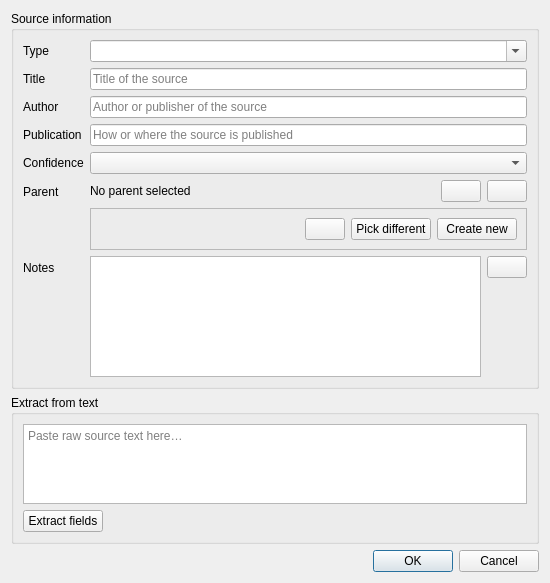
<?xml version="1.0" encoding="UTF-8"?>
<ui version="4.0">
 <class>SourceEditorForm</class>
 <widget class="QDialog" name="SourceEditorForm">
  <property name="geometry">
   <rect>
    <x>0</x>
    <y>0</y>
    <width>550</width>
    <height>583</height>
   </rect>
  </property>
  <property name="windowTitle">
   <string>Form</string>
  </property>
  <layout class="QVBoxLayout" name="verticalLayout">
   <item>
    <widget class="QGroupBox" name="groupBox_2">
     <property name="sizePolicy">
      <sizepolicy hsizetype="Preferred" vsizetype="Preferred">
       <horstretch>0</horstretch>
       <verstretch>1</verstretch>
      </sizepolicy>
     </property>
     <property name="title">
      <string>Source information</string>
     </property>
     <property name="flat">
      <bool>false</bool>
     </property>
     <property name="checkable">
      <bool>false</bool>
     </property>
     <layout class="QFormLayout" name="formLayout_2">
      <item row="0" column="0">
       <widget class="QLabel" name="sourceTypeLabel">
        <property name="text">
         <string>Type</string>
        </property>
        <property name="buddy">
         <cstring>sourceTypeComboBox</cstring>
        </property>
       </widget>
      </item>
      <item row="0" column="1">
       <widget class="QComboBox" name="sourceTypeComboBox">
        <property name="editable">
         <bool>true</bool>
        </property>
       </widget>
      </item>
      <item row="3" column="0">
       <widget class="QLabel" name="sourcePublicationLabel">
        <property name="text">
         <string>Publication</string>
        </property>
        <property name="buddy">
         <cstring>sourcePublicationEdit</cstring>
        </property>
       </widget>
      </item>
      <item row="6" column="0">
       <widget class="QLabel" name="noteEditLabel">
        <property name="text">
         <string>Notes</string>
        </property>
        <property name="buddy">
         <cstring>noteEdit</cstring>
        </property>
       </widget>
      </item>
      <item row="6" column="1">
       <layout class="QHBoxLayout" name="horizontalLayout2" stretch="0,0">
        <item>
         <widget class="KRichTextEdit" name="noteEdit"/>
        </item>
        <item alignment="Qt::AlignmentFlag::AlignTop">
         <widget class="QPushButton" name="noteEditButton">
          <property name="text">
           <string/>
          </property>
          <property name="icon">
           <iconset theme="edit-entry"/>
          </property>
         </widget>
        </item>
       </layout>
      </item>
      <item row="1" column="0">
       <widget class="QLabel" name="sourceTitleLabel">
        <property name="text">
         <string>Title</string>
        </property>
        <property name="buddy">
         <cstring>sourcetTitleEdit</cstring>
        </property>
       </widget>
      </item>
      <item row="1" column="1">
       <widget class="QLineEdit" name="sourcetTitleEdit">
        <property name="placeholderText">
         <string>Title of the source</string>
        </property>
       </widget>
      </item>
      <item row="2" column="0">
       <widget class="QLabel" name="sourceAuthorLabel">
        <property name="text">
         <string>Author</string>
        </property>
        <property name="buddy">
         <cstring>sourceAuthorEdit</cstring>
        </property>
       </widget>
      </item>
      <item row="2" column="1">
       <widget class="QLineEdit" name="sourceAuthorEdit">
        <property name="placeholderText">
         <string>Author or publisher of the source</string>
        </property>
       </widget>
      </item>
      <item row="4" column="0">
       <widget class="QLabel" name="sourceConfidenceLabel">
        <property name="text">
         <string>Confidence</string>
        </property>
       </widget>
      </item>
      <item row="4" column="1">
       <widget class="QComboBox" name="sourceConfidenceCombobox"/>
      </item>
      <item row="5" column="0">
       <widget class="QLabel" name="label">
        <property name="text">
         <string>Parent</string>
        </property>
       </widget>
      </item>
      <item row="5" column="1">
       <layout class="QVBoxLayout" name="verticalLayout_2">
        <item>
         <layout class="QHBoxLayout" name="horizontalLayout_2">
          <item>
           <widget class="QLabel" name="sourceParentDisplay">
            <property name="sizePolicy">
             <sizepolicy hsizetype="Expanding" vsizetype="Preferred">
              <horstretch>0</horstretch>
              <verstretch>0</verstretch>
             </sizepolicy>
            </property>
            <property name="text">
             <string>No parent selected</string>
            </property>
           </widget>
          </item>
          <item>
           <widget class="QPushButton" name="sourceParentAdd">
            <property name="text">
             <string/>
            </property>
            <property name="icon">
             <iconset theme="QIcon::ThemeIcon::ListAdd"/>
            </property>
           </widget>
          </item>
          <item>
           <widget class="QPushButton" name="sourceParentPickButton">
            <property name="text">
             <string/>
            </property>
            <property name="icon">
             <iconset theme="QIcon::ThemeIcon::InsertLink"/>
            </property>
           </widget>
          </item>
         </layout>
        </item>
        <item>
         <widget class="QFrame" name="parentSuggestionFrame">
          <property name="visible">
           <bool>false</bool>
          </property>
          <property name="frameShape">
           <enum>QFrame::Shape::StyledPanel</enum>
          </property>
          <layout class="QHBoxLayout" name="parentSuggestionLayout">
           <item>
            <widget class="QLabel" name="parentSuggestionIconLabel">
             <property name="text">
              <string/>
             </property>
            </widget>
           </item>
           <item>
            <widget class="QLabel" name="parentSuggestionLabel">
             <property name="sizePolicy">
              <sizepolicy hsizetype="Expanding" vsizetype="Preferred">
               <horstretch>0</horstretch>
               <verstretch>0</verstretch>
              </sizepolicy>
             </property>
             <property name="text">
              <string/>
             </property>
            </widget>
           </item>
           <item>
            <widget class="QPushButton" name="parentSuggestionUseButton">
             <property name="text">
              <string/>
             </property>
             <property name="icon">
              <iconset theme="dialog-ok-apply"/>
             </property>
            </widget>
           </item>
           <item>
            <widget class="QPushButton" name="parentSuggestionPickButton">
             <property name="text">
              <string>Pick different</string>
             </property>
            </widget>
           </item>
           <item>
            <widget class="QPushButton" name="parentSuggestionCreateButton">
             <property name="text">
              <string>Create new</string>
             </property>
            </widget>
           </item>
          </layout>
         </widget>
        </item>
       </layout>
      </item>
      <item row="3" column="1">
       <widget class="QLineEdit" name="sourcePublicationEdit">
        <property name="placeholderText">
         <string>How or where the source is published</string>
        </property>
       </widget>
      </item>
     </layout>
    </widget>
   </item>
   <item>
    <widget class="QGroupBox" name="aiGroup">
     <property name="title">
      <string>Extract from text</string>
     </property>
     <property name="flat">
      <bool>false</bool>
     </property>
     <property name="checkable">
      <bool>false</bool>
     </property>
     <layout class="QVBoxLayout" name="aiGroupLayout">
      <item>
       <widget class="QPlainTextEdit" name="rawTextEdit">
        <property name="minimumSize">
         <size>
          <width>0</width>
          <height>80</height>
         </size>
        </property>
        <property name="maximumSize">
         <size>
          <width>16777215</width>
          <height>80</height>
         </size>
        </property>
        <property name="placeholderText">
         <string>Paste raw source text here…</string>
        </property>
       </widget>
      </item>
      <item>
       <layout class="QHBoxLayout" name="aiRowLayout">
        <item>
         <widget class="QPushButton" name="extractButton">
          <property name="text">
           <string>Extract fields</string>
          </property>
          <property name="icon">
           <iconset theme="tools-wizard"/>
          </property>
         </widget>
        </item>
        <item>
         <widget class="QLabel" name="aiStatusLabel">
          <property name="sizePolicy">
           <sizepolicy hsizetype="Expanding" vsizetype="Preferred">
            <horstretch>0</horstretch>
            <verstretch>0</verstretch>
           </sizepolicy>
          </property>
          <property name="text">
           <string/>
          </property>
         </widget>
        </item>
       </layout>
      </item>
     </layout>
    </widget>
   </item>
   <item>
    <widget class="QDialogButtonBox" name="dialogButtons">
     <property name="standardButtons">
      <set>QDialogButtonBox::StandardButton::Cancel|QDialogButtonBox::StandardButton::Ok</set>
     </property>
    </widget>
   </item>
  </layout>
 </widget>
 <customwidgets>
  <customwidget>
   <class>KRichTextEdit</class>
   <extends>QTextEdit</extends>
   <header>KRichTextEdit</header>
  </customwidget>
 </customwidgets>
 <resources/>
 <connections>
  <connection>
   <sender>dialogButtons</sender>
   <signal>accepted()</signal>
   <receiver>SourceEditorForm</receiver>
   <slot>accept()</slot>
   <hints>
    <hint type="sourcelabel">
     <x>293</x>
     <y>431</y>
    </hint>
    <hint type="destinationlabel">
     <x>293</x>
     <y>227</y>
    </hint>
   </hints>
  </connection>
  <connection>
   <sender>dialogButtons</sender>
   <signal>rejected()</signal>
   <receiver>SourceEditorForm</receiver>
   <slot>reject()</slot>
   <hints>
    <hint type="sourcelabel">
     <x>293</x>
     <y>431</y>
    </hint>
    <hint type="destinationlabel">
     <x>293</x>
     <y>227</y>
    </hint>
   </hints>
  </connection>
 </connections>
</ui>
